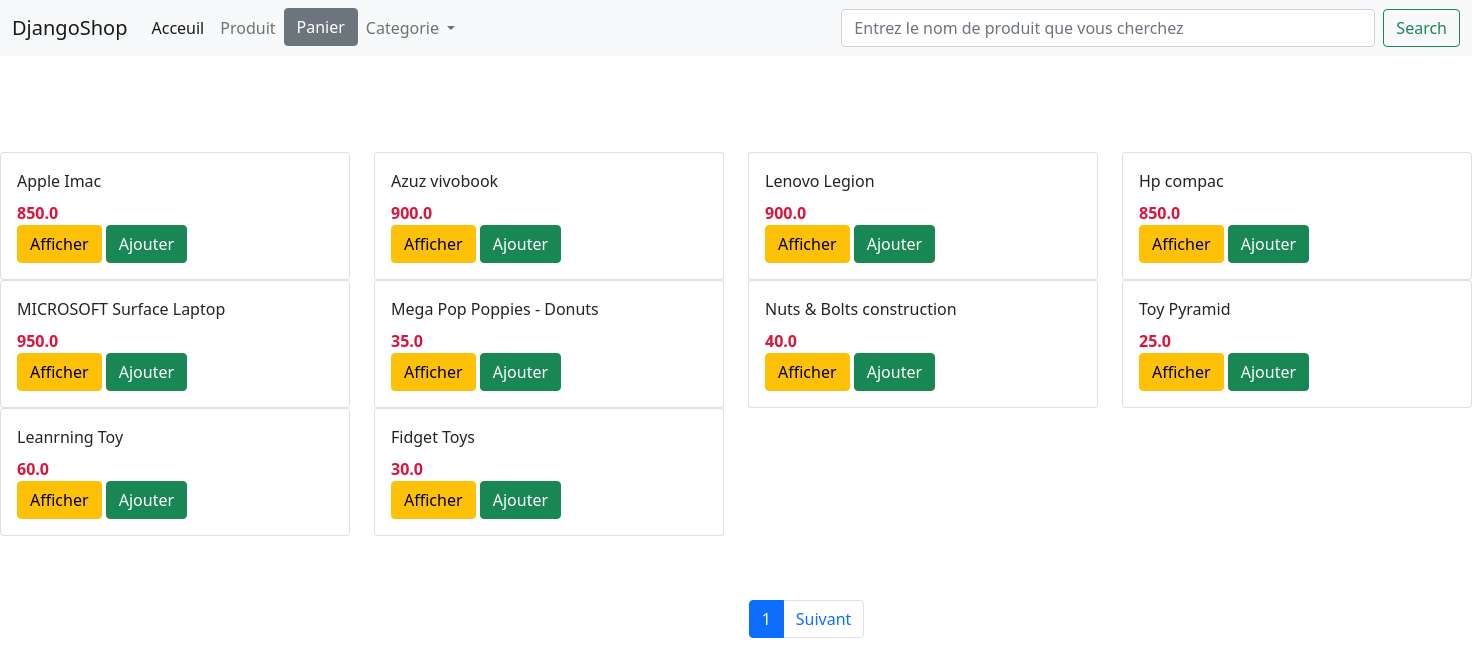
The page / on the database its author committed.
### produit/models.py (models this page shows, shortened)
class Produit(models.Model):
    produitRef = models.CharField(max_length=50)
    nomProduit = models.CharField(max_length=50)
    description = models.TextField(null=True)
    image = models.CharField(max_length=5000, null=True)
    dateProduit = models.DateField()
    prix = models.FloatField(max_length=50)
    Categorie = models.ForeignKey(
        Categorie,
        on_delete=models.CASCADE
    )
    class Meta:
        ordering = ['produitRef']

### produit/views.py (the view)
# urls.py: path('', views.index, name="home"),
def index(request):
    produit_object = Produit.objects.all()
    item_name = request.GET.get('item-name')
    if item_name !='' and item_name is not None:
        produit_object = Produit.objects.filter(nomProduit__icontains=item_name)
    paginator = Paginator(produit_object, 10)
    page = request.GET.get('page')
    produit_object = paginator.get_page(page)
    return render(request, 'index.html', {'produit_object': produit_object})

### produit/templates/index.html (shortened to what this page needs)
<!DOCTYPE html>
<html lang="en">
<head>
    <link href="https://cdn.jsdelivr.net/npm/bootstrap@5.1.3/dist/css/bootstrap.min.css" rel="stylesheet">
    {% load static %}
</head>
<body>
{% include 'navbar.html' %}
<br>
<br>
<br>
<br>
{% block content %}
<div class="row" >
{% for produit in produit_object %}
    <div class = "col-md-3">
        <div class= "card" >
            <div class="card-body">
                <div id="aa{{ produit.id }}" class="card-title">{{ produit.nomProduit }}</div>
                <div style="color: crimson" class="card-text" ><b>{{ produit.prix }}</b></div>
                <a href="{{ produit.id }}" class="btn btn-warning">Afficher</a>
                <button id="{{ produit.id }}" class="btn ted btn-success">Ajouter</button>
            </div>
        </div>
    </div>
{% endfor %}
</div>
    <br>
    <br>
    <div class="row mt-3" style="position: relative; left: 250px; bottom: 150px; top: 0">
    <div class="col-md-3 offset-md-4">
        <ul class="pagination">
        <li class="page-item active">
            <a class="page-link" href="?page={{ produit_object.number }}">{{ produit_object.number }}</a>
        </li>
            {% if produit_object.has_next %}
                <li class="page-item ">
                    <a class="page-link" href="?page={{ produit_object.next_page_number }}">Suivant</a>
                </li>
            {% endif %}
        </ul>
    </div>
    </div>
</body>
</html>
{% endblock content%}

### produit/templates/navbar.html (shortened to what this page needs)
                <nav class="navbar navbar-expand-lg navbar-light bg-light">
  <div class="container-fluid">
    <a class="navbar-brand" href="{% url 'home' %}">DjangoShop</a>
    <div class="collapse navbar-collapse" id="navbarSupportedContent">
      <ul class="navbar-nav me-auto mb-2 mb-lg-0">
        <li class="nav-item">
          <a class="nav-link active" aria-current="page" href="{% url 'home' %}">Acceuil</a>
        </li>
        <li class="nav-item">
          <a class="nav-link" href="{% url 'home' %}">Produit</a>
        </li>
                  <li class="nav-item">
          <button id="panier" type="button" class="btn btn-secondary" data-container="body" data-toggle="popover" data-html="true" data-placement="bottom" data-content="Vivamus
sagittis lacus vel augue laoreet rutrum faucibus.">
  Panier
</button>
        </li>
        <li class="nav-item dropdown">
          <a class="nav-link dropdown-toggle" href="#" id="navbarDropdown" role="button" data-bs-toggle="dropdown" aria-expanded="false">
            Categorie
          </a>
        </li>
      </ul>
      <form class="d-flex">
        <input class="form-control me-2" size="50" name="item-name" type="search" placeholder="Entrez le nom de produit que vous cherchez" aria-label="Search">
        <button class="btn btn-outline-success" type="submit">Search</button>
      </form>
    </div>
  </div>
</nav>

### rows shown on the page
Produit: nomProduit "Apple Imac", prix "850.0"
Produit: nomProduit "Azuz vivobook", prix "900.0"
Produit: nomProduit "Lenovo Legion", prix "900.0"
Produit: nomProduit "Hp compac", prix "850.0"
Produit: nomProduit "MICROSOFT Surface Laptop", prix "950.0"
Produit: nomProduit "Mega Pop Poppies - Donuts", prix "35.0"
Produit: nomProduit "Nuts & Bolts construction", prix "40.0"
Produit: nomProduit "Toy Pyramid", prix "25.0"
Produit: nomProduit "Leanrning Toy", prix "60.0"
Produit: nomProduit "Fidget Toys", prix "30.0"

### other values the page prints
{{ produit_object.number }} "1"
